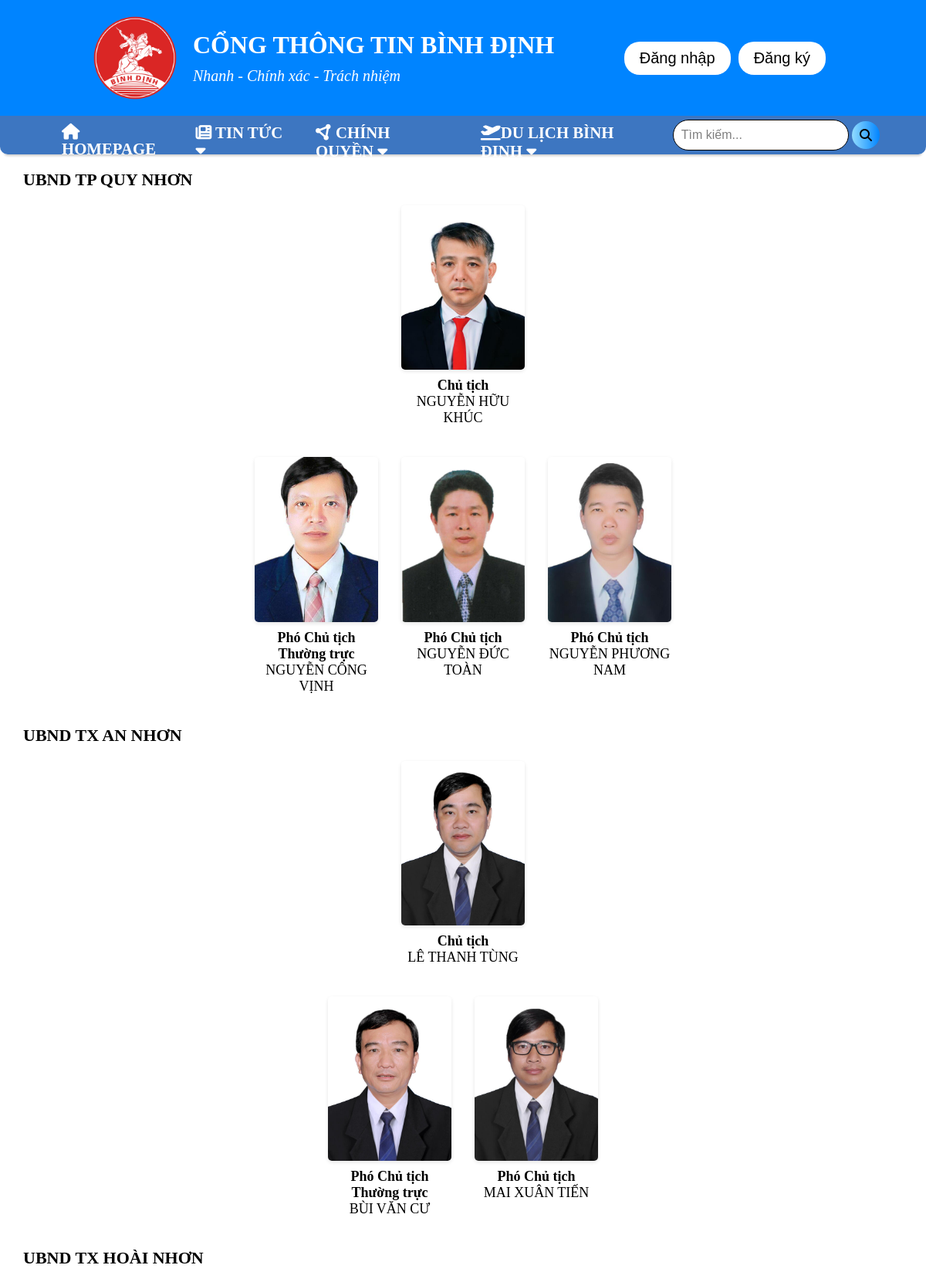
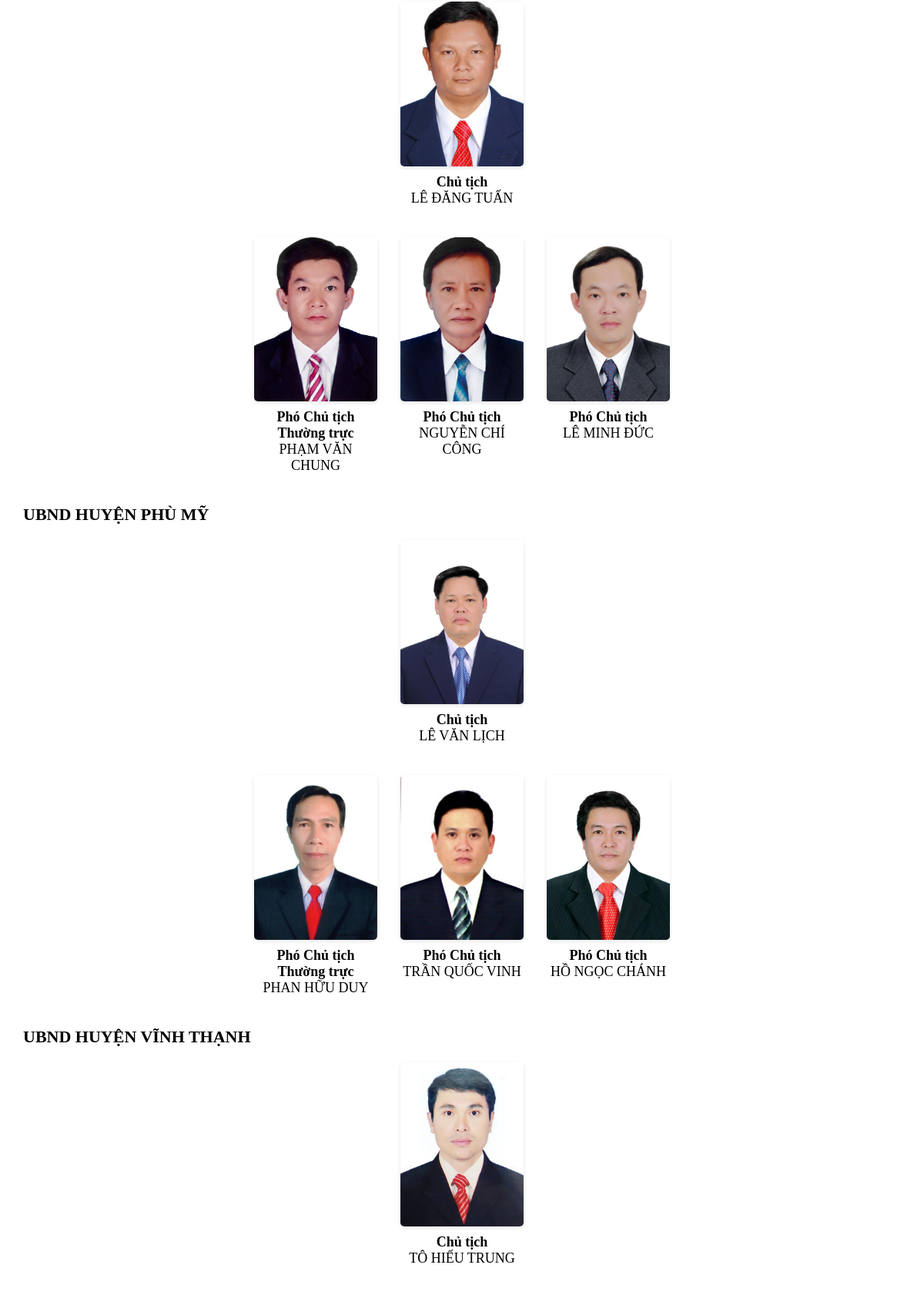
Screenshot of /public/pages/site/chinhquyen/ubndhuyen.php (upper part) with the database file from the repository (2 pictures, top to bottom).
### tables this page shows
CREATE TABLE IF NOT EXISTS `ubnd` (
  `id` int NOT NULL AUTO_INCREMENT,
  `ten` varchar(255) NOT NULL,
  `chucvu` varchar(255) NOT NULL,
  `anh` varchar(255) NOT NULL,
  `capbac` int NOT NULL,
  `diaphuong` varchar(255) NOT NULL,
  PRIMARY KEY (`id`)
);

### public/pages/site/chinhquyen/ubndhuyen.php (the view, shortened to what this page needs)
<?php include($_SERVER['DOCUMENT_ROOT'].'/BinhDinhNews/app/views/partials/header.php'); ?>
<?php
$conn = new mysqli("localhost", "root", "", "BinhDinhNews");
function hienThiDiaPhuong($conn, $diaphuong) {
    $sql_chutich = "SELECT * FROM ubnd WHERE diaphuong = '$diaphuong' AND capbac = 1";
    $result_ct = $conn->query($sql_chutich);
    $sql_pho = "SELECT * FROM ubnd WHERE diaphuong = '$diaphuong' AND capbac = 2";
    $result_pho = $conn->query($sql_pho);
    echo "<h3> UBND {$diaphuong} </h3>";
if ($result_ct->num_rows > 0) {
    echo '<div class="chutich-container">';
    while ($row = $result_ct->fetch_assoc()) {
        echo '<div class="item">
                <img src="../../../images/imgChinhquyen/UBND/'.$row['anh'].'" alt="'.$row['ten'].'">
                <label><b>'.$row['chucvu'].'</b><br>'.$row['ten'].'</label>
              </div>';
    }
    echo '</div>';
}
if ($result_pho->num_rows > 0) {
    echo '<div class="pho-container">';
    while ($row = $result_pho->fetch_assoc()) {
        echo '<div class="item">
                <img src="../../../images/imgChinhquyen/UBND/'.$row['anh'].'" alt="'.$row['ten'].'">
                <label><b>'.$row['chucvu'].'</b><br>'.$row['ten'].'</label>
              </div>';
    }
    echo '</div>';
}
}
?>
<!DOCTYPE html>
<html>
<head>
            <link rel="stylesheet" href="../../../../public/css/reset.css">
	<link rel="stylesheet" href="../../../../public/css/footer-style.css">
	<link rel="stylesheet" href="../../../../public/css/header-style.css">
</head>
<body>
    <div class="container">
        <?php
        hienThiDiaPhuong($conn, "TP QUY NHƠN");
        hienThiDiaPhuong($conn, "TX AN NHƠN");
        hienThiDiaPhuong($conn, "TX HOÀI NHƠN");
        hienThiDiaPhuong($conn, "HUYỆN PHÙ MỸ");
        hienThiDiaPhuong($conn, "HUYỆN VĨNH THẠNH");
        ?>
    </div>
</body>
</html>
<?php
	include($_SERVER['DOCUMENT_ROOT'].'/BinhDinhNews/app/views/partials/footer.php');
?>

### public/css/header-style.css (style rules this page uses)
:root { --main_color: rgb(0, 132, 255); }

### public/pages/site/chinhquyen/ubndhuyen.php (style rules this page uses)
.container { padding: 0 20px; box-sizing: border-box; }
.container h3 { text-align: left; margin: 20px 0; padding-left: 10px; font-size: 22px; }
.chutich-container, .pho-container { display: flex; justify-content: center; flex-wrap: wrap; gap: 30px; margin-bottom: 40px; }
.item { width: 160px; text-align: center; }
.item img { width: 100%; height: auto; border-radius: 5px; box-shadow: 0 2px 5px rgba(0,0,0,0.1); }
.item label { display: block; margin-top: 10px; font-size: 18px; }

### rows the page displays
ubnd: anh (picture), chucvu "Chủ tịch", ten "NGUYỄN HỮU KHÚC"
ubnd: anh (picture), chucvu "Phó Chủ tịch Thường trực", ten "NGUYỄN CÔNG VỊNH"
ubnd: anh (picture), chucvu "Phó Chủ tịch", ten "NGUYỄN ĐỨC TOÀN"
ubnd: anh (picture), chucvu "Phó Chủ tịch", ten "NGUYỄN PHƯƠNG NAM"
ubnd: anh (picture), chucvu "Chủ tịch", ten "LÊ THANH TÙNG"
ubnd: anh (picture), chucvu "Phó Chủ tịch Thường trực", ten "BÙI VĂN CƯ"
ubnd: anh (picture), chucvu "Phó Chủ tịch", ten "MAI XUÂN TIẾN"
ubnd: anh (picture), chucvu "Chủ tịch", ten "LÊ ĐĂNG TUẤN"
ubnd: anh (picture), chucvu "Phó Chủ tịch Thường trực", ten "PHẠM VĂN CHUNG"
ubnd: anh (picture), chucvu "Phó Chủ tịch", ten "NGUYỄN CHÍ CÔNG"
ubnd: anh (picture), chucvu "Phó Chủ tịch", ten "LÊ MINH ĐỨC"
ubnd: anh (picture), chucvu "Chủ tịch", ten "LÊ VĂN LỊCH"
ubnd: anh (picture), chucvu "Phó Chủ tịch Thường trực", ten "PHAN HỮU DUY"
ubnd: anh (picture), chucvu "Phó Chủ tịch", ten "TRẦN QUỐC VINH"
ubnd: anh (picture), chucvu "Phó Chủ tịch", ten "HỒ NGỌC CHÁNH"
ubnd: anh (picture), chucvu "Chủ tịch", ten "TÔ HIẾU TRUNG"

### other values shown
$diaphuong "TP QUY NHƠN TX AN NHƠN TX HOÀI NHƠN HUYỆN PHÙ MỸ HUYỆN VĨNH THẠNH"
